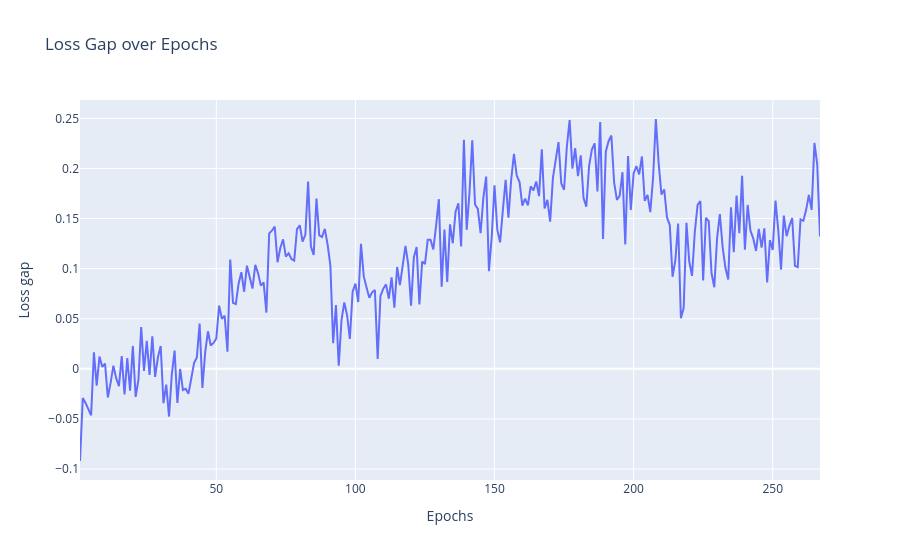

Notebook cell for this chart:
### Code cell
loss_gap = val_loss - train_loss

fig = go.Figure()
fig.add_trace(go.Scatter(x=epochs, y=loss_gap, mode="lines", name="Val Loss - Train Loss"))

fig.update_layout(
    title="Loss Gap over Epochs",
    xaxis_title="Epochs",
    yaxis_title="Loss gap",
    hovermode="x unified"
)

### Figure 1 — Plotly figure (JSON) as saved in the notebook; plotly's stock layout.template omitted (floating-point values rounded to 4 significant figures; data arrays with more than 128 entries replaced by an {"elided": "..."} marker saying what was removed)
{"data": [{"mode": "lines", "name": "Val Loss - Train Loss", "type": "scatter", "x": {"elided": "267 int values"}, "y": {"elided": "267 float values"}}], "layout": {"hovermode": "x unified", "title": {"text": "Loss Gap over Epochs"}, "xaxis": {"title": {"text": "Epochs"}}, "yaxis": {"title": {"text": "Loss gap"}}}}
